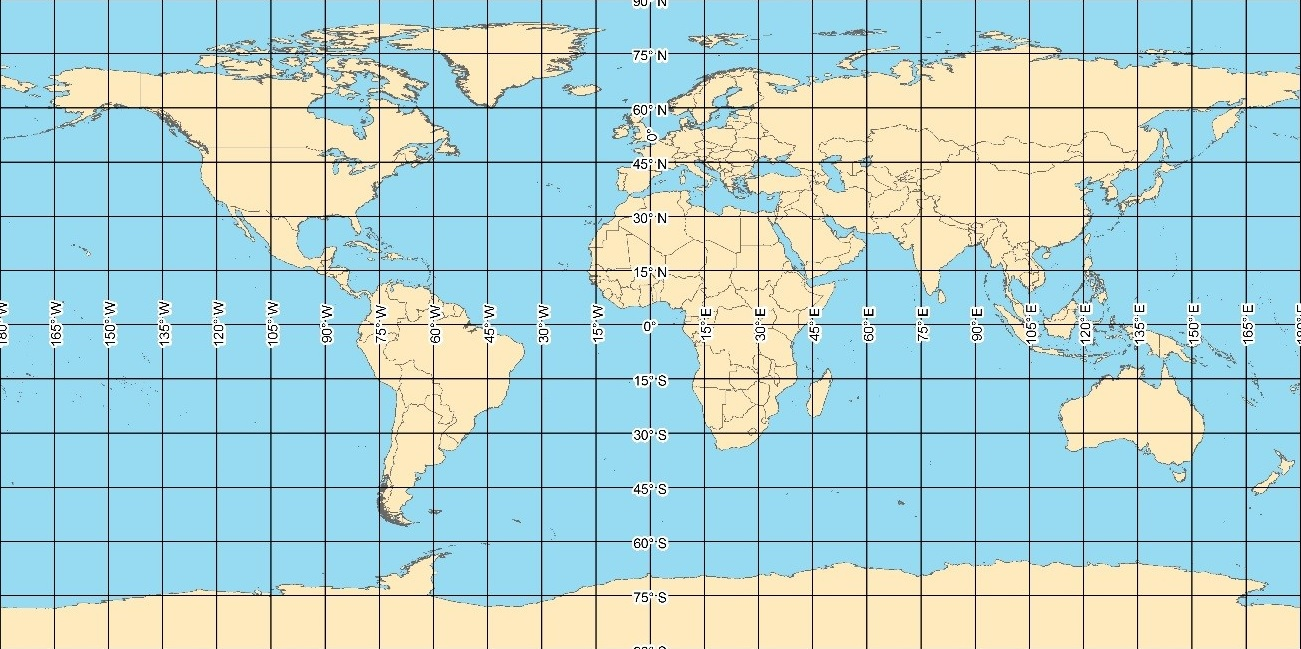
#> input picture lat-lon-2.jpg, 1301 x 649 px
$ python segmentation_sismique_sk_learn.py
#> lines starting #> are read from the running program, lines starting #| are printed output that depends on the picture
#importation des bibliothéques
import numpy as np
import matplotlib.pyplot as plt
import pandas as pd
from sklearn.cluster import KMeans

#Calcule de distance entre les centroids et les points de données
def euclidean_distance(data_point, centroids):
    return np.sqrt(np.sum((centroids - data_point)**2, axis=1))

#Chargement des données depuis le fichier csv
data = pd.read_csv("past_7_days.csv")
#> (reads past_7_days.csv from the repository)
X = data[['latitude', 'longitude', 'mag']].values

#Spécification du nombre de clusters
k = 2

#Application d'algorithme K-means clustering
kmeans = KMeans(n_clusters=k, random_state=42)
labels = kmeans.fit_predict(X)
centroids = kmeans.cluster_centers_

#Ajouter l'image d'arriere-plan
fig, ax = plt.subplots()
background_img = plt.imread("lat-lon-2.jpg")
#> background_img is the input picture: shape (649, 1301, 3); mean R, G, B 177.6, 211.7, 212.4
ax.imshow(background_img, extent=[-180, 180, -90, 90], aspect='auto', alpha=0.5)

#Tracer les données et modifier la taille des cercles en fonction de la magnitud
scatter = plt.scatter(X[:, 1], X[:, 0], c=labels, s=(X[:, 2])**4, alpha=0.5, cmap='viridis', edgecolors='k')

#Tracer les centroids
plt.scatter(centroids[:, 1], centroids[:, 0], c='red', marker='*', s=200, label='Centroids')

#Modifier la fenêtre du plot
plt.title("Segmentation des données séismiques mondiales des 7 derniers jours avec K-Means")
plt.xlabel('Longitude')
plt.ylabel('Latitude')
plt.legend()

# fficher la fenêtre du plot
plt.show()
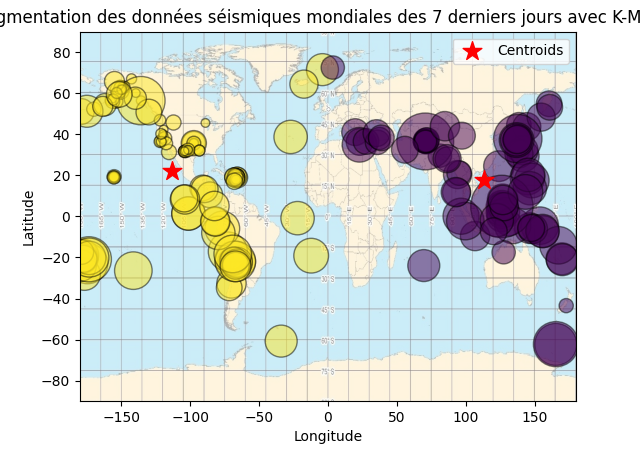
#> figure drawn by matplotlib, 1 panel
